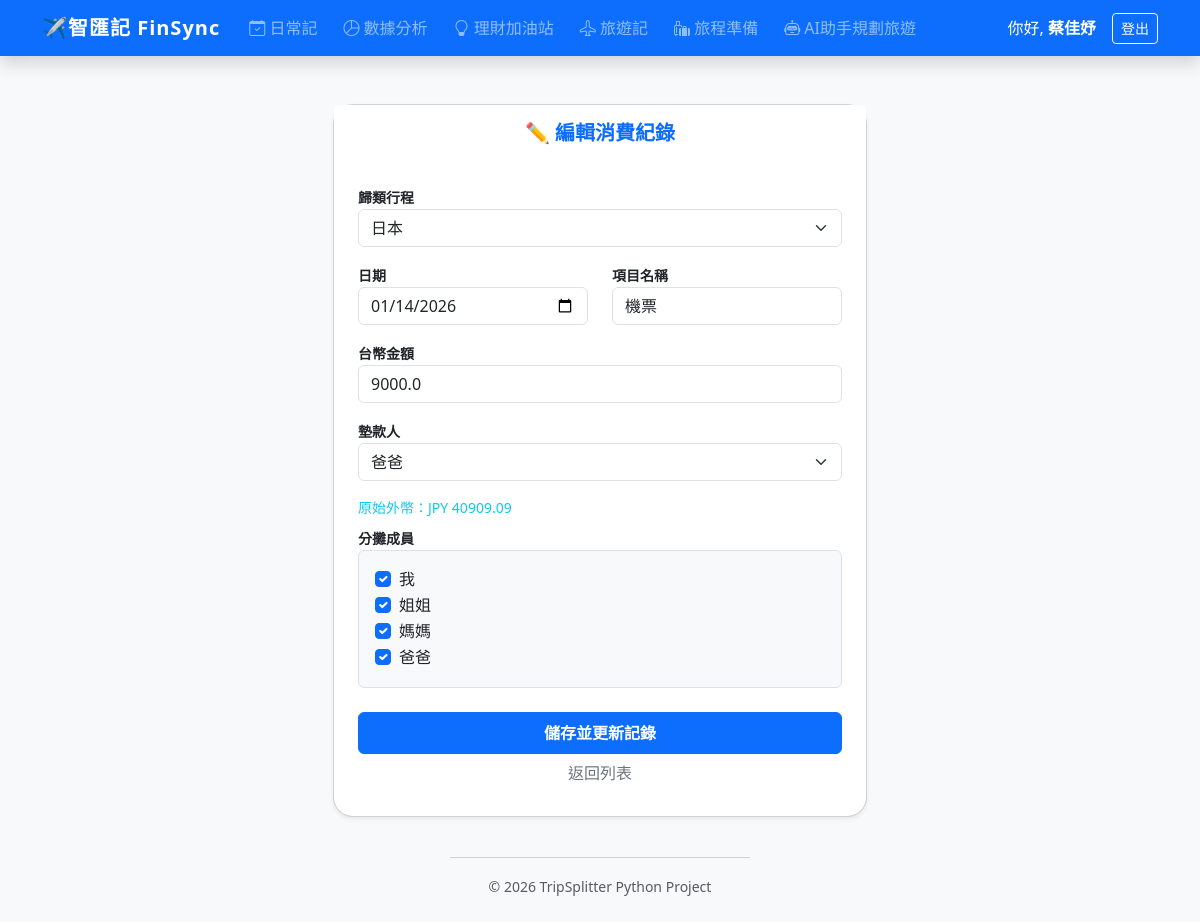
/edit_page_view/2 (signed in), run on the app's committed database.
### tables this page shows
CREATE TABLE expenses (
                    id INTEGER PRIMARY KEY AUTOINCREMENT, 
                    description TEXT, 
                    amount REAL, 
                    payer_name TEXT, 
                    date TEXT DEFAULT CURRENT_TIMESTAMP, 
                    note TEXT,
                    currency TEXT DEFAULT 'TWD',
                    foreign_amount REAL DEFAULT 0,
                    folder_id INTEGER);

CREATE TABLE travel_folders (
                    id INTEGER PRIMARY KEY AUTOINCREMENT,
                    user_id INTEGER,
                    folder_name TEXT NOT NULL,
                    created_at TIMESTAMP DEFAULT CURRENT_TIMESTAMP,
                    FOREIGN KEY(user_id) REFERENCES users(id));

CREATE TABLE members 
                (id INTEGER PRIMARY KEY AUTOINCREMENT, 
                 name TEXT, 
                 user_id INTEGER,
                 FOREIGN KEY(user_id) REFERENCES users(id));

### app.py (the view)
@app.route('/edit_page_view/<int:eid>')
def edit_page_view(eid):
    if 'user_id' not in session: return redirect(url_for('login'))
    conn = sqlite3.connect("trip_tracker.db")
    conn.row_factory = sqlite3.Row  # 這行很重要，讓你可以用 e['amount'] 取值
    cur = conn.cursor()
    cur.execute("SELECT * FROM expenses WHERE id = ?", (eid,))
    expense = cur.fetchone()
    cur.execute("SELECT member_name FROM split_details WHERE expense_id = ?", (eid,))
    selected_splitters = [row[0] for row in cur.fetchall()]
    cur.execute("SELECT name FROM members WHERE user_id = ?", (session['user_id'],))
    all_members = [r[0] for r in cur.fetchall()]
    cur.execute("SELECT id, folder_name FROM travel_folders WHERE user_id = ?", (session['user_id'],))
    folders = cur.fetchall()
    conn.close()
    if not expense: return "找不到該筆資料", 404
    return render_template("edit.html", e=expense, members=all_members,
                           selected_splitters=selected_splitters, folders=folders)

### templates/edit.html (shortened to what this page needs)
{% extends "base.html" %}
{% block content %}
<div class="container mt-5">
    <div class="row justify-content-center">
        <div class="col-md-6"> <div class="card shadow-sm" style="border-radius: 20px;">
                <div class="card-header bg-white py-3 border-0 text-center">
                    <h5 class="mb-0 fw-bold" style="color: #0d6efd;">✏️ 編輯消費紀錄</h5>
                </div>
                <div class="card-body p-4">
                    <form action="/edit_expense/{{ e.id }}" method="POST" id="edit_form">
                        <div class="mb-3">
                            <label class="small fw-bold">歸類行程</label>
                            <select name="folder_id" class="form-select">
                                {% for f in folders %}
                                <option value="{{ f.id }}" {% if f.id == e.folder_id %}selected{% endif %}>{{ f.folder_name }}</option>
                                {% endfor %}
                            </select>
                        </div>
                        <div class="row mb-3">
                            <div class="col">
                                <label class="small fw-bold">日期</label>
                                <input type="date" name="date" value="{{ e.date }}" class="form-control" required>
                            </div>
                            <div class="col">
                                <label class="small fw-bold">項目名稱</label>
                                <input type="text" name="description" value="{{ e.description }}" class="form-control" required>
                            </div>
                        </div>
                        <div class="mb-3">
                            <label class="small fw-bold">台幣金額</label>
                            <input type="number" name="amount" id="edit_amount" value="{{ e.amount }}" class="form-control" required>
                        </div>
                        <div class="mb-3">
                            <label class="small fw-bold">墊款人</label>
                            <select name="payer" class="form-select">
                                {% for m in members %}
                                <option value="{{ m }}" {% if m == e.payer_name %}selected{% endif %}>{{ m }}</option>
                                {% endfor %}
                            </select>
                        </div>
                        <div class="small text-info mb-2">
                            原始外幣：{{ e.currency }} {{ e.foreign_amount }}
                        </div>
                        <label class="small fw-bold">分攤成員</label>
                        <div class="p-3 border rounded bg-light">
                            {% for m in members %}
                            <div class="form-check">
                                <input class="form-check-input splitter-check" type="checkbox" name="splitters" value="{{ m }}"
                                    id="s_{{ m }}" {% if m in selected_splitters %}checked{% endif %}>
                                <label class="form-check-label" for="s_{{ m }}">
                                    {{ m }}
                                </label>
                            </div>
                            {% endfor %}
                        </div>
                        <button type="submit" class="btn btn-primary w-100 mt-4 py-2 fw-bold">儲存並更新記錄</button>
                        <a href="{{ url_for('index') }}" class="btn btn-link w-100 text-secondary text-decoration-none small">返回列表</a>
                    </form>
                </div>
            </div>
        </div>
    </div>
</div>
{% endblock %}

### templates/base.html (shortened to what this page needs)
<!DOCTYPE html>
<html lang="zh-TW">
<head>
    <link href="https://cdn.jsdelivr.net/npm/bootstrap@5.3.0/dist/css/bootstrap.min.css" rel="stylesheet">
    <link rel="stylesheet" href="https://cdn.jsdelivr.net/npm/bootstrap-icons@1.11.1/font/bootstrap-icons.css">
</head>
<body class="bg-light">
    <nav class="navbar navbar-expand-lg navbar-dark bg-primary shadow mb-4">
        <div class="container">
            <a class="navbar-brand" href="/">✈️智匯記 FinSync</a>
            <div class="collapse navbar-collapse" id="navbarNav">
                {% if session.get('user_id') %}
                <ul class="navbar-nav me-auto">
                    <li class="nav-item">
                        <a class="nav-link {% if request.path == '/calendar' %}active{% endif %}"
                            href="{{ url_for('calendar_page') }}">
                            <i class="bi bi-calendar-check"></i> 日常記
                        </a>
                    </li>
                    <li class="nav-item">
                        <a class="nav-link {% if request.path == '/analysis' %}active{% endif %}"
                            href="javascript:void(0)" onclick="smartNavToAnalysis()">
                            <i class="bi bi-pie-chart"></i> 數據分析
                        </a>
                    </li>
                    <li class="nav-item">
                        <a class="nav-link {% if request.path == '/financial-tips' %}active{% endif %}"
                            href="{{ url_for('financial_tips') }}">
                            <i class="bi bi-lightbulb"></i> 理財加油站
                        </a>
                    </li>
                    <li class="nav-item">
                        <a class="nav-link {% if request.path == '/index' %}active{% endif %}"
                            href="{{ url_for('index') }}">
                            <i class="bi bi-airplane"></i> 旅遊記
                        </a>
                    </li>
                    <li class="nav-item">
                        <a class="nav-link {% if request.path == '/travel-planner' %}active{% endif %}"
                            href="{{ url_for('travel_planner') }}">
                            <i class="bi bi-luggage-fill"></i> 旅程準備
                        </a>
                    </li>
                    <li class="nav-item">
                        <a class="nav-link {% if request.path == '/ai_assistant' %}active{% endif %}"
                            href="{{ url_for('ai_assistant') }}">
                            <i class="bi bi-robot"></i> AI助手規劃旅遊
                        </a>
                    </li>
                </ul>
                {% endif %} <ul class="navbar-nav ms-auto align-items-center">
                    {% if session.get('user_id') %}
                    <li class="nav-item">
                        <span class="nav-link text-white me-2">你好, <strong>{{ session.username }}</strong></span>
                    </li>
                    <li class="nav-item">
                        <a class="btn btn-outline-light btn-sm" href="{{ url_for('logout') }}">登出</a>
                    </li>
                    {% else %}
                    <li class="nav-item"><a class="nav-link" href="{{ url_for('login') }}">登入</a></li>
                    <li class="nav-item"><a class="nav-link" href="{{ url_for('register') }}">註冊</a></li>
                    {% endif %}
                </ul>
            </div>
        </div>
    </nav>
    <div class="container main-container">
        {% block content %}{% endblock %}
    </div>
    <footer class="text-center py-4 text-muted">
        <hr class="w-25 mx-auto">
        <small>&copy; 2026 TripSplitter Python Project</small>
    </footer>
</body>
</html>

### templates/base.html (style rules this page uses)
body { font-family: 'Segoe UI', "Microsoft JhengHei", sans-serif; }
.navbar-brand { font-weight: 800; letter-spacing: 1px; }
.main-container { min-height: 80vh; }
.nav-link { font-weight: 500; transition: 0.3s; margin: 0 5px; }

### data on the page
expenses: folder_id "日本", date "01/14/2026", description "機票", amount "9000.0", payer "爸爸", currency "JPY", foreign_amount "40909.09"
members: name "☑", name "姐姐"
members: name "☑", name "媽媽"
members: name "☑", name "爸爸"

### other printed values
{{ session.username }} "蔡佳妤"
{{ m }} "我"
